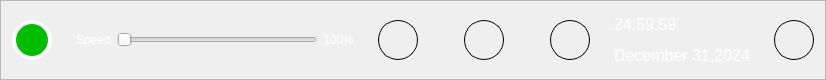
       <widget class="QFrame" name="bottomFrame">
        <property name="maximumSize">
         <size>
          <width>16777215</width>
          <height>80</height>
         </size>
        </property>
        <property name="styleSheet">
         <string notr="true">#bottomFrame{
	background-color : #333333;
}
#bottomFrame &gt; *{
	color: white;
}</string>
        </property>
        <property name="frameShape">
         <enum>QFrame::StyledPanel</enum>
        </property>
        <property name="frameShadow">
         <enum>QFrame::Raised</enum>
        </property>
        <layout class="QHBoxLayout" name="horizontalLayout_4">
         <item>
          <layout class="QHBoxLayout" name="horizontalLayout_3">
           <item>
            <widget class="QPushButton" name="initPushButton">
             <property name="sizePolicy">
              <sizepolicy hsizetype="Fixed" vsizetype="Fixed">
               <horstretch>0</horstretch>
               <verstretch>0</verstretch>
              </sizepolicy>
             </property>
             <property name="minimumSize">
              <size>
               <width>0</width>
               <height>0</height>
              </size>
             </property>
             <property name="maximumSize">
              <size>
               <width>40</width>
               <height>40</height>
              </size>
             </property>
             <property name="styleSheet">
              <string notr="true">#initPushButton {

    border: 4px solid white;
    border-radius: 20px;
    border-style: outset;
	background-color: #00bd00;
    padding: 5px;
}
#initPushButton:checked{
	background-color: #ff0000;
}</string>
             </property>
             <property name="text">
              <string/>
             </property>
             <property name="checkable">
              <bool>true</bool>
             </property>
            </widget>
           </item>
           <item>
            <layout class="QHBoxLayout" name="horizontalLayout">
             <item>
              <spacer name="horizontalSpacer_6">
               <property name="orientation">
                <enum>Qt::Horizontal</enum>
               </property>
               <property name="sizeHint" stdset="0">
                <size>
                 <width>18</width>
                 <height>20</height>
                </size>
               </property>
              </spacer>
             </item>
             <item>
              <widget class="QLabel" name="speedLabel">
               <property name="styleSheet">
                <string notr="true">color: white;</string>
               </property>
               <property name="text">
                <string>Speed</string>
               </property>
              </widget>
             </item>
             <item>
              <widget class="QSlider" name="speedSlider">
               <property name="minimumSize">
                <size>
                 <width>200</width>
                 <height>0</height>
                </size>
               </property>
               <property name="baseSize">
                <size>
                 <width>100</width>
                 <height>0</height>
                </size>
               </property>
               <property name="orientation">
                <enum>Qt::Horizontal</enum>
               </property>
              </widget>
             </item>
             <item>
              <widget class="QLabel" name="speedValueLabel">
               <property name="styleSheet">
                <string notr="true">color : white;
</string>
               </property>
               <property name="text">
                <string>100%</string>
               </property>
              </widget>
             </item>
            </layout>
           </item>
           <item>
            <spacer name="horizontalSpacer_5">
             <property name="orientation">
              <enum>Qt::Horizontal</enum>
             </property>
             <property name="sizeHint" stdset="0">
              <size>
               <width>18</width>
               <height>20</height>
              </size>
             </property>
            </spacer>
           </item>
           <item>
            <layout class="QHBoxLayout" name="horizontalLayout_2">
             <item>
              <widget class="QPushButton" name="playPushButton">
               <property name="sizePolicy">
                <sizepolicy hsizetype="Fixed" vsizetype="Fixed">
                 <horstretch>0</horstretch>
                 <verstretch>0</verstretch>
                </sizepolicy>
               </property>
               <property name="minimumSize">
                <size>
                 <width>40</width>
                 <height>40</height>
                </size>
               </property>
               <property name="maximumSize">
                <size>
                 <width>40</width>
                 <height>40</height>
                </size>
               </property>
               <property name="styleSheet">
                <string notr="true">#playPushButton{
	border: 1px solid black;
    border-radius: 20px;
    border-style: outset;
	border-image: url(:/bottom/play.png) 0 0 0 0 stretch stretch;
    padding: 5px;
}
#playPushButton:checked{
	border-image: url(:/bottom/play-gray.png) 0 0 0 0 stretch stretch;
}</string>
               </property>
               <property name="text">
                <string/>
               </property>
               <property name="checkable">
                <bool>true</bool>
               </property>
              </widget>
             </item>
             <item>
              <spacer name="horizontalSpacer_3">
               <property name="orientation">
                <enum>Qt::Horizontal</enum>
               </property>
               <property name="sizeHint" stdset="0">
                <size>
                 <width>40</width>
                 <height>20</height>
                </size>
               </property>
              </spacer>
             </item>
             <item>
              <widget class="QPushButton" name="fwdPushButton">
               <property name="sizePolicy">
                <sizepolicy hsizetype="Fixed" vsizetype="Fixed">
                 <horstretch>0</horstretch>
                 <verstretch>0</verstretch>
                </sizepolicy>
               </property>
               <property name="minimumSize">
                <size>
                 <width>40</width>
                 <height>40</height>
                </size>
               </property>
               <property name="maximumSize">
                <size>
                 <width>40</width>
                 <height>40</height>
                </size>
               </property>
               <property name="styleSheet">
                <string notr="true">
	border: 1px solid black;
    border-radius: 20px;
    border-style: outset;
	border-image: url(:/bottom/forward.jpeg) 0 0 0 0 stretch stretch;
    padding: 5px;

</string>
               </property>
               <property name="text">
                <string/>
               </property>
               <property name="checkable">
                <bool>true</bool>
               </property>
              </widget>
             </item>
             <item>
              <spacer name="horizontalSpacer">
               <property name="orientation">
                <enum>Qt::Horizontal</enum>
               </property>
               <property name="sizeHint" stdset="0">
                <size>
                 <width>40</width>
                 <height>20</height>
                </size>
               </property>
              </spacer>
             </item>
             <item>
              <widget class="QPushButton" name="stopPushButton">
               <property name="sizePolicy">
                <sizepolicy hsizetype="Fixed" vsizetype="Fixed">
                 <horstretch>0</horstretch>
                 <verstretch>0</verstretch>
                </sizepolicy>
               </property>
               <property name="minimumSize">
                <size>
                 <width>40</width>
                 <height>40</height>
                </size>
               </property>
               <property name="maximumSize">
                <size>
                 <width>40</width>
                 <height>40</height>
                </size>
               </property>
               <property name="styleSheet">
                <string notr="true">#stopPushButton{
	border: 1px solid black;
    border-radius: 20px;
    border-style: outset;
	border-image: url(:/bottom/stop.png) 0 0 0 0 stretch stretch;
    padding: 5px;
}
#stopPushButton:checked{
	border-image: url(:/bottom/stop-gray.png) 0 0 0 0 stretch stretch;
}</string>
               </property>
               <property name="text">
                <string/>
               </property>
               <property name="checkable">
                <bool>true</bool>
               </property>
              </widget>
             </item>
            </layout>
           </item>
           <item>
            <spacer name="horizontalSpacer_7">
             <property name="orientation">
              <enum>Qt::Horizontal</enum>
             </property>
             <property name="sizeHint" stdset="0">
              <size>
               <width>18</width>
               <height>20</height>
              </size>
             </property>
            </spacer>
           </item>
           <item>
            <layout class="QVBoxLayout" name="dateTimeVLayout">
             <item>
              <widget class="QLabel" name="timeLabel">
               <property name="font">
                <font>
                 <pointsize>12</pointsize>
                </font>
               </property>
               <property name="styleSheet">
                <string notr="true">color: white;
</string>
               </property>
               <property name="text">
                <string>24:59:59</string>
               </property>
              </widget>
             </item>
             <item>
              <widget class="QLabel" name="dateLabel">
               <property name="font">
                <font>
                 <pointsize>12</pointsize>
                </font>
               </property>
               <property name="styleSheet">
                <string notr="true">color: white;</string>
               </property>
               <property name="text">
                <string>December 31,2024</string>
               </property>
              </widget>
             </item>
            </layout>
           </item>
           <item>
            <spacer name="horizontalSpacer_8">
             <property name="orientation">
              <enum>Qt::Horizontal</enum>
             </property>
             <property name="sizeHint" stdset="0">
              <size>
               <width>18</width>
               <height>20</height>
              </size>
             </property>
            </spacer>
           </item>
           <item>
            <widget class="QPushButton" name="powerPushButton">
             <property name="sizePolicy">
              <sizepolicy hsizetype="Fixed" vsizetype="Fixed">
               <horstretch>0</horstretch>
               <verstretch>0</verstretch>
              </sizepolicy>
             </property>
             <property name="minimumSize">
              <size>
               <width>40</width>
               <height>40</height>
              </size>
             </property>
             <property name="maximumSize">
              <size>
               <width>40</width>
               <height>40</height>
              </size>
             </property>
             <property name="styleSheet">
              <string notr="true">#powerPushButton{
	border: 1px solid black;
    border-radius: 20px;
    border-style: outset;
	border-image: url(:/bottom/power.png) 0 0 0 0 stretch stretch;
    padding: 5px;
}
#powerPushButton:checked{
	border-image: url(:/bottom/power-gray.png) 0 0 0 0 stretch stretch;
}</string>
             </property>
             <property name="text">
              <string/>
             </property>
             <property name="checkable">
              <bool>true</bool>
             </property>
             <property name="checked">
              <bool>false</bool>
             </property>
            </widget>
           </item>
          </layout>
         </item>
        </layout>
       </widget>
